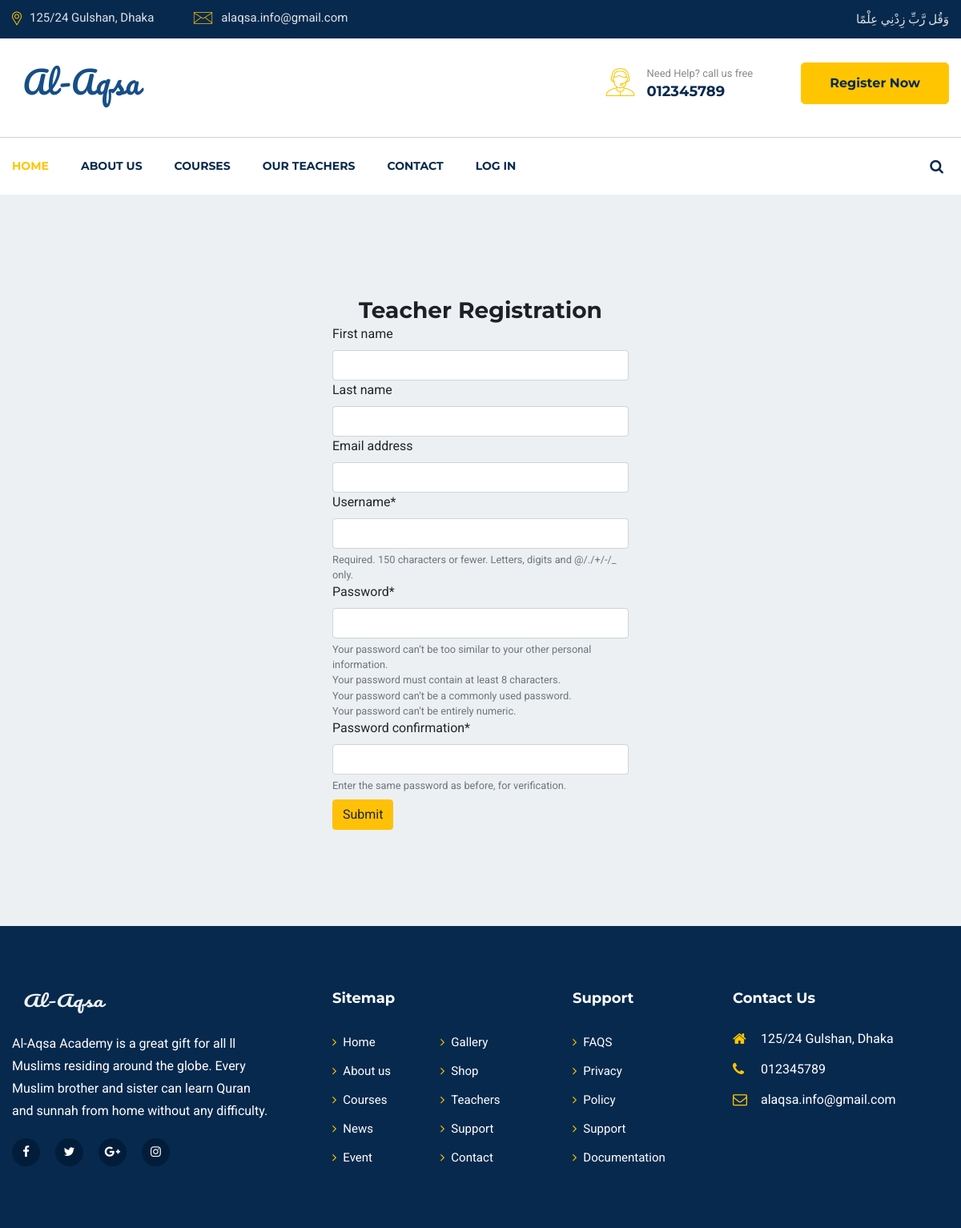
Screenshot of /register/ with the database file from the repository.
### aqsa/models.py (models this page shows)
class Setting(models.Model):
    header_logo = models.ImageField(blank=True, upload_to='logo/')
    footer_logo = models.ImageField(blank=True, upload_to='logo/')
    short_description = models.TextField()
    helpline = models.CharField(blank=True, max_length=50)
    address = models.CharField(blank=True, max_length=150)
    official_mail=models.CharField(blank=True, max_length=50)
    created_at = models.DateTimeField(auto_now_add=True)
    updated_at = models.DateTimeField(auto_now=True)

### aqsa/views.py (the view)
# urls.py: path('register/', getRegister, name="register"),
def getRegister(request):
    settings_data = get_object_or_404(Setting, id=1)
    form = CreateRegisterForm(request.POST or None)
    if form.is_valid():
        instance = form.save(commit=False)
        instance.save()
        return redirect('login')
    context = {
        'form':form,
        'settings_data':settings_data,
    }
    return render(request, "register.html", context)

### templates/register.html (shortened to what this page needs)
{% load static %}
{% load crispy_forms_tags %}
    {% include 'header.html' %}
    <section id="courses-part" class="pt-120 pb-120 gray-bg">
        <div class="container">
            <div class="row">
                <div class="col-lg-4"></div>
                <div class="col-lg-4">
                    <h3 class="text-center mt-2">Teacher Registration</h3>
                    <form action="" method="POST">
                        {{ form|crispy }}
                        <button type="submit" class="btn btn-warning mt-2">Submit</button>
                      </form>
                </div>
                <div class="col-lg-4"></div>
            </div>
        </div>
    </section>
    {% include 'footer.html' %}

### templates/header.html (shortened to what this page needs)
{% load static %}
<!doctype html>
<html lang="en">
<head>
    <link rel="stylesheet" href="{%static ''%}css/slick.css">
    <link rel="stylesheet" href="{%static ''%}css/animate.css">
    <link rel="stylesheet" href="{%static ''%}css/nice-select.css">
    <link rel="stylesheet" href="{%static ''%}css/jquery.nice-number.min.css">
    <link rel="stylesheet" href="{%static ''%}css/magnific-popup.css">
    <link rel="stylesheet" href="{%static ''%}css/bootstrap.min.css">
    <link rel="stylesheet" href="{%static ''%}css/font-awesome.min.css">
    <link rel="stylesheet" href="{%static ''%}css/default.css">
    <link rel="stylesheet" href="{%static ''%}css/style.css">
    <link rel="stylesheet" href="{%static ''%}css/responsive.css">
</head>
<body>
    <header id="header-part">
        <div class="header-top d-none d-lg-block">
            <div class="container">
                <div class="row">
                    <div class="col-lg-6">
                        <div class="header-contact text-lg-left text-center">
                            <ul>
                                <li><img src="{%static ''%}images/all-icon/map.png"
                                        alt="icon"><span>{{settings_data.address}}</span></li>
                                <li><img src="{%static ''%}images/all-icon/email.png"
                                        alt="icon"><span>{{settings_data.official_mail}}</span></li>
                            </ul>
                        </div>
                    </div>
                    <div class="col-lg-6">
                        <div class="header-opening-time text-lg-right text-center">
                            <p>وَقُل رَّبِّ زِدْنِي عِلْمًا </p>
                        </div>
                    </div>
                </div>
            </div>
        </div>
        <div class="header-logo-support pt-30 pb-30">
            <div class="container">
                <div class="row">
                    <div class="col-lg-4 col-md-4">
                        <div class="logo">
                            <a href="{% url 'index' %}">
                                <img src="{{settings_data.header_logo.url}}" alt="Logo">
                            </a>
                        </div>
                    </div>
                    <div class="col-lg-8 col-md-8">
                        <div class="support-button float-right d-none d-md-block">
                            <div class="support float-left">
                                <div class="icon">
                                    <img src="{%static ''%}images/all-icon/support.png" alt="icon">
                                </div>
                                <div class="cont">
                                    <p>Need Help? call us free</p>
                                    <span>{{settings_data.helpline}}</span>
                                </div>
                            </div>
                            <div class="button float-left">
                                <a href="{% url 'register' %}" class="main-btn">Register Now</a>
                            </div>
                        </div>
                    </div>
                </div>
            </div>
        </div>
        <div class="navigation">
            <div class="container">
                <div class="row">
                    <div class="col-lg-10 col-md-10 col-sm-9 col-8">
                        <nav class="navbar navbar-expand-lg">
                            <div class="collapse navbar-collapse sub-menu-bar" id="navbarSupportedContent">
                                <ul class="navbar-nav mr-auto">
                                    <li class="nav-item">
                                        <a class="active" href="{% url 'index' %}">Home</a>
                                    </li>
                                    <li class="nav-item">
                                        <a href="{% url 'about-us' %}">About us</a>
                                    </li>
                                    <li class="nav-item">
                                        <a href="{% url 'all-course' %}">Courses</a>
                                    </li>
                                    <li class="nav-item">
                                        <a href="{% url 'all-teacher' %}">Our teachers</a>
                                    </li>
                                    <li class="nav-item">
                                        <a href="{% url 'contact-us' %}">Contact</a>
                                    </li>
                                    {% if request.user.is_authenticated %}
                                    <li class="nav-item">
                                        <a href="{% url 'logout' %}"><i class="fa fa-sign-out"></i> Log Out</a>
                                    </li>
                                    {% else %}
                                    <li class="nav-item">
                                        <a href="{% url 'login' %}">Log In</a>
                                    </li>
                                    {% endif %}
                                </ul>
                            </div>
                        </nav>
                    </div>
                    <div class="col-lg-2 col-md-2 col-sm-3 col-4">
                        <div class="right-icon text-right">
                            <ul>
                                <li><a href="#" id="search"><i class="fa fa-search"></i></a></li>
                            </ul>
                        </div>
                    </div>
                </div>
            </div>
        </div>
    </header>

### templates/footer.html (shortened to what this page needs)
{% load static %}
<footer id="footer-part">
    <div class="footer-top pt-40 pb-70">
        <div class="container">
            <div class="row">
                <div class="col-lg-4 col-md-6">
                    <div class="footer-about mt-40">
                        <div class="logo">
                            <a href="#"><img src="{{settings_data.footer_logo.url}}" alt="Logo"></a>
                        </div>
                        <p>{{settings_data.short_description}}</p>
                        <ul class="mt-20">
                            <li><a href="#"><i class="fa fa-facebook-f"></i></a></li>
                            <li><a href="#"><i class="fa fa-twitter"></i></a></li>
                            <li><a href="#"><i class="fa fa-google-plus"></i></a></li>
                            <li><a href="#"><i class="fa fa-instagram"></i></a></li>
                        </ul>
                    </div>
                </div>
                <div class="col-lg-3 col-md-6 col-sm-6">
                    <div class="footer-link mt-40">
                        <div class="footer-title pb-25">
                            <h6>Sitemap</h6>
                        </div>
                        <ul>
                            <li><a href="index-2.html"><i class="fa fa-angle-right"></i>Home</a></li>
                            <li><a href="about.html"><i class="fa fa-angle-right"></i>About us</a></li>
                            <li><a href="courses.html"><i class="fa fa-angle-right"></i>Courses</a></li>
                            <li><a href="blog.html"><i class="fa fa-angle-right"></i>News</a></li>
                            <li><a href="events.html"><i class="fa fa-angle-right"></i>Event</a></li>
                        </ul>
                        <ul>
                            <li><a href="#"><i class="fa fa-angle-right"></i>Gallery</a></li>
                            <li><a href="shop.html"><i class="fa fa-angle-right"></i>Shop</a></li>
                            <li><a href="teachers.html"><i class="fa fa-angle-right"></i>Teachers</a></li>
                            <li><a href="#"><i class="fa fa-angle-right"></i>Support</a></li>
                            <li><a href="contact.html"><i class="fa fa-angle-right"></i>Contact</a></li>
                        </ul>
                    </div>
                </div>
                <div class="col-lg-2 col-md-6 col-sm-6">
                    <div class="footer-link support mt-40">
                        <div class="footer-title pb-25">
                            <h6>Support</h6>
                        </div>
                        <ul>
                            <li><a href="#"><i class="fa fa-angle-right"></i>FAQS</a></li>
                            <li><a href="#"><i class="fa fa-angle-right"></i>Privacy</a></li>
                            <li><a href="#"><i class="fa fa-angle-right"></i>Policy</a></li>
                            <li><a href="#"><i class="fa fa-angle-right"></i>Support</a></li>
                            <li><a href="#"><i class="fa fa-angle-right"></i>Documentation</a></li>
                        </ul>
                    </div>
                </div>
                <div class="col-lg-3 col-md-6">
                    <div class="footer-address mt-40">
                        <div class="footer-title pb-25">
                            <h6>Contact Us</h6>
                        </div>
                        <ul>
                            <li>
                                <div class="icon">
                                    <i class="fa fa-home"></i>
                                </div>
                                <div class="cont">
                                    <p>{{settings_data.address}}</p>
                                </div>
                            </li>
                            <li>
                                <div class="icon">
                                    <i class="fa fa-phone"></i>
                                </div>
                                <div class="cont">
                                    <p>{{settings_data.helpline}}</p>
                                </div>
                            </li>
                            <li>
                                <div class="icon">
                                    <i class="fa fa-envelope-o"></i>
                                </div>
                                <div class="cont">
                                    <p>{{settings_data.official_mail}}</p>
                                </div>
                            </li>
                        </ul>
                    </div>
                </div>
            </div>
        </div>
    </div>
</footer>
</body>
</html>

### rows the page displays
Setting: address "125/24 Gulshan, Dhaka", official_mail "alaqsa.info@gmail.com", header_logo (picture), helpline "012345789", footer_logo (picture), short_description "Al-Aqsa Academy is a great gift for all ll Muslims residing around the globe. Every Muslim brother and sister can learn Quran and sunnah from home without any difficulty."
